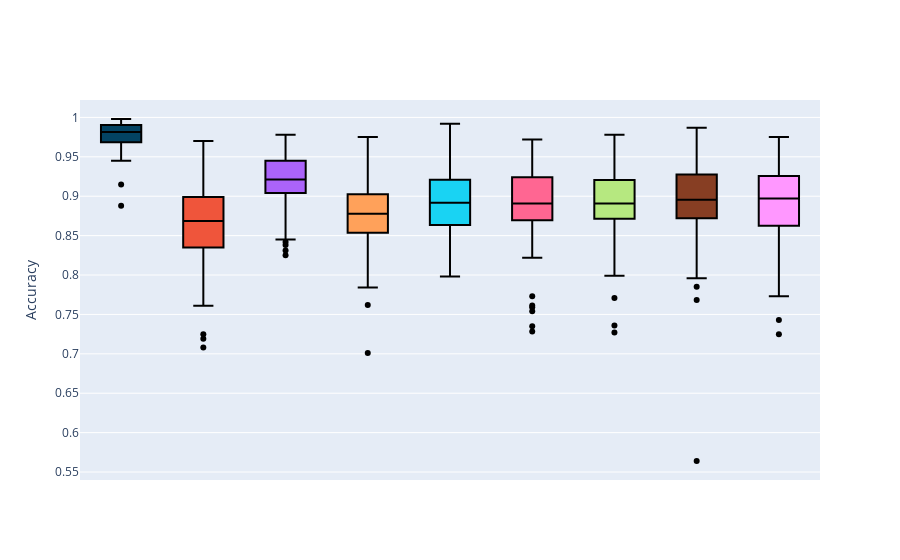

The code cell stored with this chart in its notebook:
### Markdown cell above
#### Violin Plots

### Code cell
#violin plots for model performamces
ma_i=copy.deepcopy(ma)
ma_i=ma_i.rename(columns={'CGAN_BASIC_DJ_SUPERVISED_CLASSIFIER':'CGAN_BASIC_SUPERVISED_CLASSIFIER'})



model_names_d2 = ['FULLY_SUPERVISED_CLASSIFIER',
               'CGAN_BASIC_SUPERVISED_CLASSIFIER',
               'VAT',
               'TRIPLE_GAN',
               'SSL_GAN',
               'SSL_VAE',
               'ENTROPY_MINIMISATION',
                'LABEL_PROPAGATION',
               'PARTIAL_SUPERVISED_CLASSIFIER']


ma_i=ma_i[model_names_d2]

for m in model_names_d2:
    ma_i[m]=[float(result.split('|')[0]) for result in ma_i[m]]
    
    
#get colours



fig = go.Figure()
for m in model_names_d2:
    fig.add_trace(go.Box(x=[m]*ma_i.shape[0],
                            y=ma_i[m],
                            name=m,
                        fillcolor=colours_dict[m],
                        marker_color="black"))


#fig.add_layout_image(dict(
#    source='causal_graphs/cg2.png',
#    x=0.7,
#    y=1,
#    )
#)
#fig.update_yaxes(range=list(...))
#ig.update_xaxes(title_text='Time')
fig.update_yaxes(title_text='Accuracy')
fig.update_xaxes(showticklabels=False)

fig.update_layout(showlegend=False)

fig.show()
fig.write_image("/media/krillman/240GB_DATA/codes2/SSL_GCM/collating_results/images/test_acc_g2_10000.png")

### Figure 1 — Plotly figure (JSON) as saved in the notebook; plotly's stock layout.template omitted (floating-point values rounded to 4 significant figures)
{"data": [{"fillcolor": "#034363", "marker": {"color": "black"}, "name": "FULLY_SUPERVISED_CLASSIFIER", "type": "box", "x": ["FULLY_SUPERVISED_CLASSIFIER", "FULLY_SUPERVISED_CLASSIFIER", "FULLY_SUPERVISED_CLASSIFIER", "FULLY_SUPERVISED_CLASSIFIER", "FULLY_SUPERVISED_CLASSIFIER", "FULLY_SUPERVISED_CLASSIFIER", "FULLY_SUPERVISED_CLASSIFIER", "FULLY_SUPERVISED_CLASSIFIER", "FULLY_SUPERVISED_CLASSIFIER", "FULLY_SUPERVISED_CLASSIFIER", "FULLY_SUPERVISED_CLASSIFIER", "FULLY_SUPERVISED_CLASSIFIER", "FULLY_SUPERVISED_CLASSIFIER", "FULLY_SUPERVISED_CLASSIFIER", "FULLY_SUPERVISED_CLASSIFIER", "FULLY_SUPERVISED_CLASSIFIER", "FULLY_SUPERVISED_CLASSIFIER", "FULLY_SUPERVISED_CLASSIFIER", "FULLY_SUPERVISED_CLASSIFIER", "FULLY_SUPERVISED_CLASSIFIER", "FULLY_SUPERVISED_CLASSIFIER", "FULLY_SUPERVISED_CLASSIFIER", "FULLY_SUPERVISED_CLASSIFIER", "FULLY_SUPERVISED_CLASSIFIER", "FULLY_SUPERVISED_CLASSIFIER", "FULLY_SUPERVISED_CLASSIFIER", "FULLY_SUPERVISED_CLASSIFIER", "FULLY_SUPERVISED_CLASSIFIER", "FULLY_SUPERVISED_CLASSIFIER", "FULLY_SUPERVISED_CLASSIFIER", "FULLY_SUPERVISED_CLASSIFIER", "FULLY_SUPERVISED_CLASSIFIER", "FULLY_SUPERVISED_CLASSIFIER", "FULLY_SUPERVISED_CLASSIFIER", "FULLY_SUPERVISED_CLASSIFIER", "FULLY_SUPERVISED_CLASSIFIER", "FULLY_SUPERVISED_CLASSIFIER", "FULLY_SUPERVISED_CLASSIFIER", "FULLY_SUPERVISED_CLASSIFIER", "FULLY_SUPERVISED_CLASSIFIER", "FULLY_SUPERVISED_CLASSIFIER", "FULLY_SUPERVISED_CLASSIFIER", "FULLY_SUPERVISED_CLASSIFIER", "FULLY_SUPERVISED_CLASSIFIER", "FULLY_SUPERVISED_CLASSIFIER", "FULLY_SUPERVISED_CLASSIFIER", "FULLY_SUPERVISED_CLASSIFIER", "FULLY_SUPERVISED_CLASSIFIER", "FULLY_SUPERVISED_CLASSIFIER", "FULLY_SUPERVISED_CLASSIFIER", "FULLY_SUPERVISED_CLASSIFIER", "FULLY_SUPERVISED_CLASSIFIER", "FULLY_SUPERVISED_CLASSIFIER", "FULLY_SUPERVISED_CLASSIFIER", "FULLY_SUPERVISED_CLASSIFIER", "FULLY_SUPERVISED_CLASSIFIER", "FULLY_SUPERVISED_CLASSIFIER", "FULLY_SUPERVISED_CLASSIFIER", "FULLY_SUPERVISED_CLASSIFIER", "FULLY_SUPERVISED_CLASSIFIER", "FULLY_SUPERVISED_CLASSIFIER", "FULLY_SUPERVISED_CLASSIFIER", "FULLY_SUPERVISED_CLASSIFIER", "FULLY_SUPERVISED_CLASSIFIER", "FULLY_SUPERVISED_CLASSIFIER", "FULLY_SUPERVISED_CLASSIFIER", "FULLY_SUPERVISED_CLASSIFIER", "FULLY_SUPERVISED_CLASSIFIER", "FULLY_SUPERVISED_CLASSIFIER", "FULLY_SUPERVISED_CLASSIFIER", "FULLY_SUPERVISED_CLASSIFIER", "FULLY_SUPERVISED_CLASSIFIER", "FULLY_SUPERVISED_CLASSIFIER", "FULLY_SUPERVISED_CLASSIFIER", "FULLY_SUPERVISED_CLASSIFIER", "FULLY_SUPERVISED_CLASSIFIER", "FULLY_SUPERVISED_CLASSIFIER", "FULLY_SUPERVISED_CLASSIFIER", "FULLY_SUPERVISED_CLASSIFIER", "FULLY_SUPERVISED_CLASSIFIER", "FULLY_SUPERVISED_CLASSIFIER", "FULLY_SUPERVISED_CLASSIFIER", "FULLY_SUPERVISED_CLASSIFIER", "FULLY_SUPERVISED_CLASSIFIER", "FULLY_SUPERVISED_CLASSIFIER", "FULLY_SUPERVISED_CLASSIFIER", "FULLY_SUPERVISED_CLASSIFIER", "FULLY_SUPERVISED_CLASSIFIER", "FULLY_SUPERVISED_CLASSIFIER", "FULLY_SUPERVISED_CLASSIFIER", "FULLY_SUPERVISED_CLASSIFIER", "FULLY_SUPERVISED_CLASSIFIER", "FULLY_SUPERVISED_CLASSIFIER", "FULLY_SUPERVISED_CLASSIFIER", "FULLY_SUPERVISED_CLASSIFIER", "FULLY_SUPERVISED_CLASSIFIER", "FULLY_SUPERVISED_CLASSIFIER", "FULLY_SUPERVISED_CLASSIFIER", "FULLY_SUPERVISED_CLASSIFIER", "FULLY_SUPERVISED_CLASSIFIER"], "y": [0.964, 0.945, 0.996, 0.979, 0.987, 0.966, 0.983, 0.989, 0.988, 0.996, 0.968, 0.995, 0.957, 0.993, 0.96, 0.996, 0.978, 0.968, 0.982, 0.984, 0.975, 0.983, 0.994, 0.997, 0.962, 0.965, 0.99, 0.991, 0.974, 0.978, 0.969, 0.994, 0.981, 0.983, 0.975, 0.974, 0.956, 0.989, 0.959, 0.957, 0.915, 0.992, 0.966, 0.96, 0.888, 0.976, 0.976, 0.968, 0.994, 0.993, 0.971, 0.98, 0.983, 0.991, 0.996, 0.996, 0.962, 0.997, 0.989, 0.982, 0.991, 0.99, 0.99, 0.971, 0.953, 0.964, 0.977, 0.99, 0.981, 0.981, 0.979, 0.99, 0.952, 0.997, 0.979, 0.965, 0.995, 0.985, 0.969, 0.986, 0.966, 0.979, 0.973, 0.992, 0.996, 0.99, 0.994, 0.969, 0.975, 0.995, 0.994, 0.982, 0.984, 0.952, 0.989, 0.986, 0.965, 0.986, 0.978, 0.998]}, {"fillcolor": "#EF553B", "marker": {"color": "black"}, "name": "CGAN_BASIC_SUPERVISED_CLASSIFIER", "type": "box", "x": ["CGAN_BASIC_SUPERVISED_CLASSIFIER", "CGAN_BASIC_SUPERVISED_CLASSIFIER", "CGAN_BASIC_SUPERVISED_CLASSIFIER", "CGAN_BASIC_SUPERVISED_CLASSIFIER", "CGAN_BASIC_SUPERVISED_CLASSIFIER", "CGAN_BASIC_SUPERVISED_CLASSIFIER", "CGAN_BASIC_SUPERVISED_CLASSIFIER", "CGAN_BASIC_SUPERVISED_CLASSIFIER", "CGAN_BASIC_SUPERVISED_CLASSIFIER", "CGAN_BASIC_SUPERVISED_CLASSIFIER", "CGAN_BASIC_SUPERVISED_CLASSIFIER", "CGAN_BASIC_SUPERVISED_CLASSIFIER", "CGAN_BASIC_SUPERVISED_CLASSIFIER", "CGAN_BASIC_SUPERVISED_CLASSIFIER", "CGAN_BASIC_SUPERVISED_CLASSIFIER", "CGAN_BASIC_SUPERVISED_CLASSIFIER", "CGAN_BASIC_SUPERVISED_CLASSIFIER", "CGAN_BASIC_SUPERVISED_CLASSIFIER", "CGAN_BASIC_SUPERVISED_CLASSIFIER", "CGAN_BASIC_SUPERVISED_CLASSIFIER", "CGAN_BASIC_SUPERVISED_CLASSIFIER", "CGAN_BASIC_SUPERVISED_CLASSIFIER", "CGAN_BASIC_SUPERVISED_CLASSIFIER", "CGAN_BASIC_SUPERVISED_CLASSIFIER", "CGAN_BASIC_SUPERVISED_CLASSIFIER", "CGAN_BASIC_SUPERVISED_CLASSIFIER", "CGAN_BASIC_SUPERVISED_CLASSIFIER", "CGAN_BASIC_SUPERVISED_CLASSIFIER", "CGAN_BASIC_SUPERVISED_CLASSIFIER", "CGAN_BASIC_SUPERVISED_CLASSIFIER", "CGAN_BASIC_SUPERVISED_CLASSIFIER", "CGAN_BASIC_SUPERVISED_CLASSIFIER", "CGAN_BASIC_SUPERVISED_CLASSIFIER", "CGAN_BASIC_SUPERVISED_CLASSIFIER", "CGAN_BASIC_SUPERVISED_CLASSIFIER", "CGAN_BASIC_SUPERVISED_CLASSIFIER", "CGAN_BASIC_SUPERVISED_CLASSIFIER", "CGAN_BASIC_SUPERVISED_CLASSIFIER", "CGAN_BASIC_SUPERVISED_CLASSIFIER", "CGAN_BASIC_SUPERVISED_CLASSIFIER", "CGAN_BASIC_SUPERVISED_CLASSIFIER", "CGAN_BASIC_SUPERVISED_CLASSIFIER", "CGAN_BASIC_SUPERVISED_CLASSIFIER", "CGAN_BASIC_SUPERVISED_CLASSIFIER", "CGAN_BASIC_SUPERVISED_CLASSIFIER", "CGAN_BASIC_SUPERVISED_CLASSIFIER", "CGAN_BASIC_SUPERVISED_CLASSIFIER", "CGAN_BASIC_SUPERVISED_CLASSIFIER", "CGAN_BASIC_SUPERVISED_CLASSIFIER", "CGAN_BASIC_SUPERVISED_CLASSIFIER", "CGAN_BASIC_SUPERVISED_CLASSIFIER", "CGAN_BASIC_SUPERVISED_CLASSIFIER", "CGAN_BASIC_SUPERVISED_CLASSIFIER", "CGAN_BASIC_SUPERVISED_CLASSIFIER", "CGAN_BASIC_SUPERVISED_CLASSIFIER", "CGAN_BASIC_SUPERVISED_CLASSIFIER", "CGAN_BASIC_SUPERVISED_CLASSIFIER", "CGAN_BASIC_SUPERVISED_CLASSIFIER", "CGAN_BASIC_SUPERVISED_CLASSIFIER", "CGAN_BASIC_SUPERVISED_CLASSIFIER", "CGAN_BASIC_SUPERVISED_CLASSIFIER", "CGAN_BASIC_SUPERVISED_CLASSIFIER", "CGAN_BASIC_SUPERVISED_CLASSIFIER", "CGAN_BASIC_SUPERVISED_CLASSIFIER", "CGAN_BASIC_SUPERVISED_CLASSIFIER", "CGAN_BASIC_SUPERVISED_CLASSIFIER", "CGAN_BASIC_SUPERVISED_CLASSIFIER", "CGAN_BASIC_SUPERVISED_CLASSIFIER", "CGAN_BASIC_SUPERVISED_CLASSIFIER", "CGAN_BASIC_SUPERVISED_CLASSIFIER", "CGAN_BASIC_SUPERVISED_CLASSIFIER", "CGAN_BASIC_SUPERVISED_CLASSIFIER", "CGAN_BASIC_SUPERVISED_CLASSIFIER", "CGAN_BASIC_SUPERVISED_CLASSIFIER", "CGAN_BASIC_SUPERVISED_CLASSIFIER", "CGAN_BASIC_SUPERVISED_CLASSIFIER", "CGAN_BASIC_SUPERVISED_CLASSIFIER", "CGAN_BASIC_SUPERVISED_CLASSIFIER", "CGAN_BASIC_SUPERVISED_CLASSIFIER", "CGAN_BASIC_SUPERVISED_CLASSIFIER", "CGAN_BASIC_SUPERVISED_CLASSIFIER", "CGAN_BASIC_SUPERVISED_CLASSIFIER", "CGAN_BASIC_SUPERVISED_CLASSIFIER", "CGAN_BASIC_SUPERVISED_CLASSIFIER", "CGAN_BASIC_SUPERVISED_CLASSIFIER", "CGAN_BASIC_SUPERVISED_CLASSIFIER", "CGAN_BASIC_SUPERVISED_CLASSIFIER", "CGAN_BASIC_SUPERVISED_CLASSIFIER", "CGAN_BASIC_SUPERVISED_CLASSIFIER", "CGAN_BASIC_SUPERVISED_CLASSIFIER", "CGAN_BASIC_SUPERVISED_CLASSIFIER", "CGAN_BASIC_SUPERVISED_CLASSIFIER", "CGAN_BASIC_SUPERVISED_CLASSIFIER", "CGAN_BASIC_SUPERVISED_CLASSIFIER", "CGAN_BASIC_SUPERVISED_CLASSIFIER", "CGAN_BASIC_SUPERVISED_CLASSIFIER", "CGAN_BASIC_SUPERVISED_CLASSIFIER", "CGAN_BASIC_SUPERVISED_CLASSIFIER", "CGAN_BASIC_SUPERVISED_CLASSIFIER", "CGAN_BASIC_SUPERVISED_CLASSIFIER"], "y": [0.932, 0.761, 0.8731, 0.839, 0.915, 0.852, 0.8791, 0.8052, 0.8062, 0.78, 0.885, 0.871, 0.913, 0.8601, 0.916, 0.97, 0.797, 0.876, 0.818, 0.766, 0.8462, 0.894, 0.926, 0.925, 0.866, 0.8651, 0.883, 0.883, 0.8611, 0.725, 0.868, 0.899, 0.848, 0.771, 0.893, 0.8941, 0.7662, 0.908, 0.807, 0.851, 0.89, 0.9191, 0.9281, 0.7952, 0.827, 0.93, 0.855, 0.911, 0.856, 0.919, 0.8412, 0.846, 0.83, 0.8911, 0.8641, 0.8253, 0.869, 0.867, 0.79, 0.88, 0.909, 0.909, 0.9491, 0.888, 0.812, 0.813, 0.862, 0.9361, 0.837, 0.881, 0.834, 0.708, 0.895, 0.9421, 0.9211, 0.877, 0.825, 0.883, 0.859, 0.895, 0.863, 0.889, 0.719, 0.952, 0.822, 0.8991, 0.87, 0.911, 0.844, 0.874, 0.921, 0.862, 0.895, 0.8362, 0.9001, 0.8443, 0.809, 0.853, 0.7772, 0.905]}, {"fillcolor": "#AB63FA", "marker": {"color": "black"}, "name": "VAT", "type": "box", "x": ["VAT", "VAT", "VAT", "VAT", "VAT", "VAT", "VAT", "VAT", "VAT", "VAT", "VAT", "VAT", "VAT", "VAT", "VAT", "VAT", "VAT", "VAT", "VAT", "VAT", "VAT", "VAT", "VAT", "VAT", "VAT", "VAT", "VAT", "VAT", "VAT", "VAT", "VAT", "VAT", "VAT", "VAT", "VAT", "VAT", "VAT", "VAT", "VAT", "VAT", "VAT", "VAT", "VAT", "VAT", "VAT", "VAT", "VAT", "VAT", "VAT", "VAT", "VAT", "VAT", "VAT", "VAT", "VAT", "VAT", "VAT", "VAT", "VAT", "VAT", "VAT", "VAT", "VAT", "VAT", "VAT", "VAT", "VAT", "VAT", "VAT", "VAT", "VAT", "VAT", "VAT", "VAT", "VAT", "VAT", "VAT", "VAT", "VAT", "VAT", "VAT", "VAT", "VAT", "VAT", "VAT", "VAT", "VAT", "VAT", "VAT", "VAT", "VAT", "VAT", "VAT", "VAT", "VAT", "VAT", "VAT", "VAT", "VAT", "VAT"], "y": [0.918, 0.891, 0.9001, 0.882, 0.963, 0.878, 0.959, 0.957, 0.9321, 0.898, 0.857, 0.953, 0.972, 0.9231, 0.949, 0.967, 0.831, 0.918, 0.934, 0.91, 0.9121, 0.886, 0.936, 0.976, 0.935, 0.8821, 0.947, 0.923, 0.9041, 0.913, 0.952, 0.933, 0.94, 0.838, 0.964, 0.9191, 0.964, 0.938, 0.941, 0.889, 0.907, 0.9251, 0.974, 0.9201, 0.89, 0.964, 0.935, 0.931, 0.889, 0.948, 0.9341, 0.943, 0.907, 0.9431, 0.9121, 0.9651, 0.903, 0.939, 0.879, 0.894, 0.927, 0.966, 0.971, 0.978, 0.904, 0.877, 0.908, 0.951, 0.845, 0.934, 0.855, 0.875, 0.975, 0.958, 0.9481, 0.886, 0.878, 0.95, 0.959, 0.94, 0.842, 0.927, 0.825, 0.9213, 0.9213, 0.9213, 0.9213, 0.9213, 0.9213, 0.9213, 0.9213, 0.9213, 0.9213, 0.9213, 0.9213, 0.9213, 0.9213, 0.9213, 0.9213, 0.9213]}, {"fillcolor": "#FFA15A", "marker": {"color": "black"}, "name": "TRIPLE_GAN", "type": "box", "x": ["TRIPLE_GAN", "TRIPLE_GAN", "TRIPLE_GAN", "TRIPLE_GAN", "TRIPLE_GAN", "TRIPLE_GAN", "TRIPLE_GAN", "TRIPLE_GAN", "TRIPLE_GAN", "TRIPLE_GAN", "TRIPLE_GAN", "TRIPLE_GAN", "TRIPLE_GAN", "TRIPLE_GAN", "TRIPLE_GAN", "TRIPLE_GAN", "TRIPLE_GAN", "TRIPLE_GAN", "TRIPLE_GAN", "TRIPLE_GAN", "TRIPLE_GAN", "TRIPLE_GAN", "TRIPLE_GAN", "TRIPLE_GAN", "TRIPLE_GAN", "TRIPLE_GAN", "TRIPLE_GAN", "TRIPLE_GAN", "TRIPLE_GAN", "TRIPLE_GAN", "TRIPLE_GAN", "TRIPLE_GAN", "TRIPLE_GAN", "TRIPLE_GAN", "TRIPLE_GAN", "TRIPLE_GAN", "TRIPLE_GAN", "TRIPLE_GAN", "TRIPLE_GAN", "TRIPLE_GAN", "TRIPLE_GAN", "TRIPLE_GAN", "TRIPLE_GAN", "TRIPLE_GAN", "TRIPLE_GAN", "TRIPLE_GAN", "TRIPLE_GAN", "TRIPLE_GAN", "TRIPLE_GAN", "TRIPLE_GAN", "TRIPLE_GAN", "TRIPLE_GAN", "TRIPLE_GAN", "TRIPLE_GAN", "TRIPLE_GAN", "TRIPLE_GAN", "TRIPLE_GAN", "TRIPLE_GAN", "TRIPLE_GAN", "TRIPLE_GAN", "TRIPLE_GAN", "TRIPLE_GAN", "TRIPLE_GAN", "TRIPLE_GAN", "TRIPLE_GAN", "TRIPLE_GAN", "TRIPLE_GAN", "TRIPLE_GAN", "TRIPLE_GAN", "TRIPLE_GAN", "TRIPLE_GAN", "TRIPLE_GAN", "TRIPLE_GAN", "TRIPLE_GAN", "TRIPLE_GAN", "TRIPLE_GAN", "TRIPLE_GAN", "TRIPLE_GAN", "TRIPLE_GAN", "TRIPLE_GAN", "TRIPLE_GAN", "TRIPLE_GAN", "TRIPLE_GAN", "TRIPLE_GAN", "TRIPLE_GAN", "TRIPLE_GAN", "TRIPLE_GAN", "TRIPLE_GAN", "TRIPLE_GAN", "TRIPLE_GAN", "TRIPLE_GAN", "TRIPLE_GAN", "TRIPLE_GAN", "TRIPLE_GAN", "TRIPLE_GAN", "TRIPLE_GAN", "TRIPLE_GAN", "TRIPLE_GAN", "TRIPLE_GAN", "TRIPLE_GAN"], "y": [0.918, 0.874, 0.8442, 0.88, 0.817, 0.809, 0.953, 0.8781, 0.7842, 0.889, 0.838, 0.934, 0.877, 0.9491, 0.911, 0.921, 0.82, 0.819, 0.807, 0.844, 0.8901, 0.848, 0.936, 0.923, 0.92, 0.8521, 0.869, 0.889, 0.9291, 0.866, 0.881, 0.914, 0.926, 0.863, 0.915, 0.953, 0.8501, 0.893, 0.882, 0.869, 0.89, 0.8801, 0.97, 0.9201, 0.878, 0.914, 0.893, 0.877, 0.848, 0.882, 0.8831, 0.855, 0.886, 0.8971, 0.8811, 0.8094, 0.891, 0.908, 0.855, 0.943, 0.798, 0.968, 0.958, 0.969, 0.81, 0.826, 0.873, 0.8721, 0.865, 0.888, 0.875, 0.819, 0.975, 0.9081, 0.8482, 0.797, 0.701, 0.839, 0.943, 0.886, 0.829, 0.837, 0.762, 0.8776, 0.8776, 0.8776, 0.8776, 0.8776, 0.8776, 0.8776, 0.8776, 0.8776, 0.8776, 0.8776, 0.8776, 0.8776, 0.8776, 0.8776, 0.8776, 0.8776]}, {"fillcolor": "#19D3F3", "marker": {"color": "black"}, "name": "SSL_GAN", "type": "box", "x": ["SSL_GAN", "SSL_GAN", "SSL_GAN", "SSL_GAN", "SSL_GAN", "SSL_GAN", "SSL_GAN", "SSL_GAN", "SSL_GAN", "SSL_GAN", "SSL_GAN", "SSL_GAN", "SSL_GAN", "SSL_GAN", "SSL_GAN", "SSL_GAN", "SSL_GAN", "SSL_GAN", "SSL_GAN", "SSL_GAN", "SSL_GAN", "SSL_GAN", "SSL_GAN", "SSL_GAN", "SSL_GAN", "SSL_GAN", "SSL_GAN", "SSL_GAN", "SSL_GAN", "SSL_GAN", "SSL_GAN", "SSL_GAN", "SSL_GAN", "SSL_GAN", "SSL_GAN", "SSL_GAN", "SSL_GAN", "SSL_GAN", "SSL_GAN", "SSL_GAN", "SSL_GAN", "SSL_GAN", "SSL_GAN", "SSL_GAN", "SSL_GAN", "SSL_GAN", "SSL_GAN", "SSL_GAN", "SSL_GAN", "SSL_GAN", "SSL_GAN", "SSL_GAN", "SSL_GAN", "SSL_GAN", "SSL_GAN", "SSL_GAN", "SSL_GAN", "SSL_GAN", "SSL_GAN", "SSL_GAN", "SSL_GAN", "SSL_GAN", "SSL_GAN", "SSL_GAN", "SSL_GAN", "SSL_GAN", "SSL_GAN", "SSL_GAN", "SSL_GAN", "SSL_GAN", "SSL_GAN", "SSL_GAN", "SSL_GAN", "SSL_GAN", "SSL_GAN", "SSL_GAN", "SSL_GAN", "SSL_GAN", "SSL_GAN", "SSL_GAN", "SSL_GAN", "SSL_GAN", "SSL_GAN", "SSL_GAN", "SSL_GAN", "SSL_GAN", "SSL_GAN", "SSL_GAN", "SSL_GAN", "SSL_GAN", "SSL_GAN", "SSL_GAN", "SSL_GAN", "SSL_GAN", "SSL_GAN", "SSL_GAN", "SSL_GAN", "SSL_GAN", "SSL_GAN", "SSL_GAN"], "y": [0.938, 0.852, 0.8761, 0.898, 0.929, 0.86, 0.957, 0.8322, 0.8372, 0.842, 0.823, 0.887, 0.911, 0.9221, 0.944, 0.939, 0.919, 0.883, 0.948, 0.874, 0.8352, 0.872, 0.934, 0.992, 0.921, 0.8501, 0.882, 0.899, 0.8681, 0.902, 0.839, 0.9, 0.932, 0.863, 0.945, 0.8931, 0.7982, 0.924, 0.931, 0.85, 0.915, 0.8961, 0.954, 0.8561, 0.807, 0.96, 0.848, 0.922, 0.904, 0.941, 0.9201, 0.827, 0.883, 0.9121, 0.8691, 0.9421, 0.881, 0.9, 0.913, 0.884, 0.901, 0.942, 0.9331, 0.955, 0.873, 0.86, 0.864, 0.9391, 0.855, 0.865, 0.86, 0.921, 0.926, 0.9411, 0.8981, 0.855, 0.836, 0.846, 0.848, 0.895, 0.851, 0.918, 0.806, 0.8919, 0.8919, 0.8919, 0.8919, 0.8919, 0.8919, 0.8919, 0.8919, 0.8919, 0.8919, 0.8919, 0.8919, 0.8919, 0.8919, 0.8919, 0.8919, 0.8919]}, {"fillcolor": "#FF6692", "marker": {"color": "black"}, "name": "SSL_VAE", "type": "box", "x": ["SSL_VAE", "SSL_VAE", "SSL_VAE", "SSL_VAE", "SSL_VAE", "SSL_VAE", "SSL_VAE", "SSL_VAE", "SSL_VAE", "SSL_VAE", "SSL_VAE", "SSL_VAE", "SSL_VAE", "SSL_VAE", "SSL_VAE", "SSL_VAE", "SSL_VAE", "SSL_VAE", "SSL_VAE", "SSL_VAE", "SSL_VAE", "SSL_VAE", "SSL_VAE", "SSL_VAE", "SSL_VAE", "SSL_VAE", "SSL_VAE", "SSL_VAE", "SSL_VAE", "SSL_VAE", "SSL_VAE", "SSL_VAE", "SSL_VAE", "SSL_VAE", "SSL_VAE", "SSL_VAE", "SSL_VAE", "SSL_VAE", "SSL_VAE", "SSL_VAE", "SSL_VAE", "SSL_VAE", "SSL_VAE", "SSL_VAE", "SSL_VAE", "SSL_VAE", "SSL_VAE", "SSL_VAE", "SSL_VAE", "SSL_VAE", "SSL_VAE", "SSL_VAE", "SSL_VAE", "SSL_VAE", "SSL_VAE", "SSL_VAE", "SSL_VAE", "SSL_VAE", "SSL_VAE", "SSL_VAE", "SSL_VAE", "SSL_VAE", "SSL_VAE", "SSL_VAE", "SSL_VAE", "SSL_VAE", "SSL_VAE", "SSL_VAE", "SSL_VAE", "SSL_VAE", "SSL_VAE", "SSL_VAE", "SSL_VAE", "SSL_VAE", "SSL_VAE", "SSL_VAE", "SSL_VAE", "SSL_VAE", "SSL_VAE", "SSL_VAE", "SSL_VAE", "SSL_VAE", "SSL_VAE", "SSL_VAE", "SSL_VAE", "SSL_VAE", "SSL_VAE", "SSL_VAE", "SSL_VAE", "SSL_VAE", "SSL_VAE", "SSL_VAE", "SSL_VAE", "SSL_VAE", "SSL_VAE", "SSL_VAE", "SSL_VAE", "SSL_VAE", "SSL_VAE", "SSL_VAE"], "y": [0.94, 0.828, 0.9051, 0.902, 0.923, 0.854, 0.8671, 0.9051, 0.7612, 0.874, 0.846, 0.904, 0.942, 0.9151, 0.939, 0.965, 0.864, 0.928, 0.94, 0.847, 0.7283, 0.901, 0.892, 0.943, 0.915, 0.8272, 0.884, 0.922, 0.8981, 0.889, 0.895, 0.925, 0.932, 0.754, 0.929, 0.9111, 0.8641, 0.922, 0.935, 0.896, 0.951, 0.9261, 0.969, 0.8551, 0.87, 0.972, 0.822, 0.882, 0.887, 0.916, 0.9281, 0.773, 0.857, 0.9061, 0.8841, 0.9491, 0.939, 0.926, 0.824, 0.884, 0.892, 0.953, 0.951, 0.926, 0.899, 0.891, 0.853, 0.9491, 0.831, 0.891, 0.866, 0.92, 0.971, 0.953, 0.8911, 0.859, 0.867, 0.919, 0.861, 0.899, 0.735, 0.869, 0.759, 0.8908, 0.8908, 0.8908, 0.8908, 0.8908, 0.8908, 0.8908, 0.8908, 0.8908, 0.8908, 0.8908, 0.8908, 0.8908, 0.8908, 0.8908, 0.8908, 0.8908]}, {"fillcolor": "#B6E880", "marker": {"color": "black"}, "name": "ENTROPY_MINIMISATION", "type": "box", "x": ["ENTROPY_MINIMISATION", "ENTROPY_MINIMISATION", "ENTROPY_MINIMISATION", "ENTROPY_MINIMISATION", "ENTROPY_MINIMISATION", "ENTROPY_MINIMISATION", "ENTROPY_MINIMISATION", "ENTROPY_MINIMISATION", "ENTROPY_MINIMISATION", "ENTROPY_MINIMISATION", "ENTROPY_MINIMISATION", "ENTROPY_MINIMISATION", "ENTROPY_MINIMISATION", "ENTROPY_MINIMISATION", "ENTROPY_MINIMISATION", "ENTROPY_MINIMISATION", "ENTROPY_MINIMISATION", "ENTROPY_MINIMISATION", "ENTROPY_MINIMISATION", "ENTROPY_MINIMISATION", "ENTROPY_MINIMISATION", "ENTROPY_MINIMISATION", "ENTROPY_MINIMISATION", "ENTROPY_MINIMISATION", "ENTROPY_MINIMISATION", "ENTROPY_MINIMISATION", "ENTROPY_MINIMISATION", "ENTROPY_MINIMISATION", "ENTROPY_MINIMISATION", "ENTROPY_MINIMISATION", "ENTROPY_MINIMISATION", "ENTROPY_MINIMISATION", "ENTROPY_MINIMISATION", "ENTROPY_MINIMISATION", "ENTROPY_MINIMISATION", "ENTROPY_MINIMISATION", "ENTROPY_MINIMISATION", "ENTROPY_MINIMISATION", "ENTROPY_MINIMISATION", "ENTROPY_MINIMISATION", "ENTROPY_MINIMISATION", "ENTROPY_MINIMISATION", "ENTROPY_MINIMISATION", "ENTROPY_MINIMISATION", "ENTROPY_MINIMISATION", "ENTROPY_MINIMISATION", "ENTROPY_MINIMISATION", "ENTROPY_MINIMISATION", "ENTROPY_MINIMISATION", "ENTROPY_MINIMISATION", "ENTROPY_MINIMISATION", "ENTROPY_MINIMISATION", "ENTROPY_MINIMISATION", "ENTROPY_MINIMISATION", "ENTROPY_MINIMISATION", "ENTROPY_MINIMISATION", "ENTROPY_MINIMISATION", "ENTROPY_MINIMISATION", "ENTROPY_MINIMISATION", "ENTROPY_MINIMISATION", "ENTROPY_MINIMISATION", "ENTROPY_MINIMISATION", "ENTROPY_MINIMISATION", "ENTROPY_MINIMISATION", "ENTROPY_MINIMISATION", "ENTROPY_MINIMISATION", "ENTROPY_MINIMISATION", "ENTROPY_MINIMISATION", "ENTROPY_MINIMISATION", "ENTROPY_MINIMISATION", "ENTROPY_MINIMISATION", "ENTROPY_MINIMISATION", "ENTROPY_MINIMISATION", "ENTROPY_MINIMISATION", "ENTROPY_MINIMISATION", "ENTROPY_MINIMISATION", "ENTROPY_MINIMISATION", "ENTROPY_MINIMISATION", "ENTROPY_MINIMISATION", "ENTROPY_MINIMISATION", "ENTROPY_MINIMISATION", "ENTROPY_MINIMISATION", "ENTROPY_MINIMISATION", "ENTROPY_MINIMISATION", "ENTROPY_MINIMISATION", "ENTROPY_MINIMISATION", "ENTROPY_MINIMISATION", "ENTROPY_MINIMISATION", "ENTROPY_MINIMISATION", "ENTROPY_MINIMISATION", "ENTROPY_MINIMISATION", "ENTROPY_MINIMISATION", "ENTROPY_MINIMISATION", "ENTROPY_MINIMISATION", "ENTROPY_MINIMISATION", "ENTROPY_MINIMISATION", "ENTROPY_MINIMISATION", "ENTROPY_MINIMISATION", "ENTROPY_MINIMISATION", "ENTROPY_MINIMISATION"], "y": [0.914, 0.866, 0.8601, 0.866, 0.935, 0.828, 0.957, 0.9151, 0.8212, 0.87, 0.816, 0.907, 0.966, 0.9361, 0.902, 0.942, 0.812, 0.917, 0.924, 0.727, 0.8881, 0.855, 0.918, 0.968, 0.924, 0.8831, 0.871, 0.91, 0.8641, 0.896, 0.892, 0.903, 0.927, 0.875, 0.882, 0.8761, 0.8372, 0.925, 0.928, 0.881, 0.916, 0.9341, 0.8771, 0.8641, 0.827, 0.968, 0.854, 0.938, 0.917, 0.941, 0.9231, 0.736, 0.94, 0.9251, 0.8941, 0.9022, 0.907, 0.87, 0.799, 0.901, 0.901, 0.933, 0.9471, 0.899, 0.859, 0.883, 0.875, 0.9041, 0.843, 0.872, 0.864, 0.886, 0.978, 0.957, 0.8901, 0.86, 0.88, 0.928, 0.932, 0.893, 0.824, 0.931, 0.771, 0.8907, 0.8907, 0.8907, 0.8907, 0.8907, 0.8907, 0.8907, 0.8907, 0.8907, 0.8907, 0.8907, 0.8907, 0.8907, 0.8907, 0.8907, 0.8907, 0.8907]}, {"fillcolor": "#873E23", "marker": {"color": "black"}, "name": "LABEL_PROPAGATION", "type": "box", "x": ["LABEL_PROPAGATION", "LABEL_PROPAGATION", "LABEL_PROPAGATION", "LABEL_PROPAGATION", "LABEL_PROPAGATION", "LABEL_PROPAGATION", "LABEL_PROPAGATION", "LABEL_PROPAGATION", "LABEL_PROPAGATION", "LABEL_PROPAGATION", "LABEL_PROPAGATION", "LABEL_PROPAGATION", "LABEL_PROPAGATION", "LABEL_PROPAGATION", "LABEL_PROPAGATION", "LABEL_PROPAGATION", "LABEL_PROPAGATION", "LABEL_PROPAGATION", "LABEL_PROPAGATION", "LABEL_PROPAGATION", "LABEL_PROPAGATION", "LABEL_PROPAGATION", "LABEL_PROPAGATION", "LABEL_PROPAGATION", "LABEL_PROPAGATION", "LABEL_PROPAGATION", "LABEL_PROPAGATION", "LABEL_PROPAGATION", "LABEL_PROPAGATION", "LABEL_PROPAGATION", "LABEL_PROPAGATION", "LABEL_PROPAGATION", "LABEL_PROPAGATION", "LABEL_PROPAGATION", "LABEL_PROPAGATION", "LABEL_PROPAGATION", "LABEL_PROPAGATION", "LABEL_PROPAGATION", "LABEL_PROPAGATION", "LABEL_PROPAGATION", "LABEL_PROPAGATION", "LABEL_PROPAGATION", "LABEL_PROPAGATION", "LABEL_PROPAGATION", "LABEL_PROPAGATION", "LABEL_PROPAGATION", "LABEL_PROPAGATION", "LABEL_PROPAGATION", "LABEL_PROPAGATION", "LABEL_PROPAGATION", "LABEL_PROPAGATION", "LABEL_PROPAGATION", "LABEL_PROPAGATION", "LABEL_PROPAGATION", "LABEL_PROPAGATION", "LABEL_PROPAGATION", "LABEL_PROPAGATION", "LABEL_PROPAGATION", "LABEL_PROPAGATION", "LABEL_PROPAGATION", "LABEL_PROPAGATION", "LABEL_PROPAGATION", "LABEL_PROPAGATION", "LABEL_PROPAGATION", "LABEL_PROPAGATION", "LABEL_PROPAGATION", "LABEL_PROPAGATION", "LABEL_PROPAGATION", "LABEL_PROPAGATION", "LABEL_PROPAGATION", "LABEL_PROPAGATION", "LABEL_PROPAGATION", "LABEL_PROPAGATION", "LABEL_PROPAGATION", "LABEL_PROPAGATION", "LABEL_PROPAGATION", "LABEL_PROPAGATION", "LABEL_PROPAGATION", "LABEL_PROPAGATION", "LABEL_PROPAGATION", "LABEL_PROPAGATION", "LABEL_PROPAGATION", "LABEL_PROPAGATION", "LABEL_PROPAGATION", "LABEL_PROPAGATION", "LABEL_PROPAGATION", "LABEL_PROPAGATION", "LABEL_PROPAGATION", "LABEL_PROPAGATION", "LABEL_PROPAGATION", "LABEL_PROPAGATION", "LABEL_PROPAGATION", "LABEL_PROPAGATION", "LABEL_PROPAGATION", "LABEL_PROPAGATION", "LABEL_PROPAGATION", "LABEL_PROPAGATION", "LABEL_PROPAGATION", "LABEL_PROPAGATION", "LABEL_PROPAGATION"], "y": [0.941, 0.564, 0.8921, 0.838, 0.903, 0.885, 0.9461, 0.9231, 0.8561, 0.913, 0.871, 0.921, 0.93, 0.95, 0.94, 0.951, 0.863, 0.916, 0.963, 0.925, 0.7682, 0.853, 0.95, 0.974, 0.932, 0.9001, 0.923, 0.939, 0.8262, 0.796, 0.902, 0.907, 0.956, 0.839, 0.944, 0.9151, 0.8531, 0.948, 0.858, 0.859, 0.863, 0.9101, 0.9311, 0.8921, 0.899, 0.987, 0.825, 0.925, 0.892, 0.886, 0.8911, 0.902, 0.902, 0.9431, 0.9231, 0.8164, 0.975, 0.915, 0.867, 0.892, 0.939, 0.982, 0.953, 0.909, 0.857, 0.785, 0.868, 0.9221, 0.849, 0.894, 0.836, 0.845, 0.96, 0.9431, 0.9351, 0.853, 0.873, 0.892, 0.922, 0.961, 0.817, 0.875, 0.8956, 0.8956, 0.8956, 0.8956, 0.8956, 0.8956, 0.8956, 0.8956, 0.8956, 0.8956, 0.8956, 0.8956, 0.8956, 0.8956, 0.8956, 0.8956, 0.8956, 0.8956]}, {"fillcolor": "#FF97FF", "marker": {"color": "black"}, "name": "PARTIAL_SUPERVISED_CLASSIFIER", "type": "box", "x": ["PARTIAL_SUPERVISED_CLASSIFIER", "PARTIAL_SUPERVISED_CLASSIFIER", "PARTIAL_SUPERVISED_CLASSIFIER", "PARTIAL_SUPERVISED_CLASSIFIER", "PARTIAL_SUPERVISED_CLASSIFIER", "PARTIAL_SUPERVISED_CLASSIFIER", "PARTIAL_SUPERVISED_CLASSIFIER", "PARTIAL_SUPERVISED_CLASSIFIER", "PARTIAL_SUPERVISED_CLASSIFIER", "PARTIAL_SUPERVISED_CLASSIFIER", "PARTIAL_SUPERVISED_CLASSIFIER", "PARTIAL_SUPERVISED_CLASSIFIER", "PARTIAL_SUPERVISED_CLASSIFIER", "PARTIAL_SUPERVISED_CLASSIFIER", "PARTIAL_SUPERVISED_CLASSIFIER", "PARTIAL_SUPERVISED_CLASSIFIER", "PARTIAL_SUPERVISED_CLASSIFIER", "PARTIAL_SUPERVISED_CLASSIFIER", "PARTIAL_SUPERVISED_CLASSIFIER", "PARTIAL_SUPERVISED_CLASSIFIER", "PARTIAL_SUPERVISED_CLASSIFIER", "PARTIAL_SUPERVISED_CLASSIFIER", "PARTIAL_SUPERVISED_CLASSIFIER", "PARTIAL_SUPERVISED_CLASSIFIER", "PARTIAL_SUPERVISED_CLASSIFIER", "PARTIAL_SUPERVISED_CLASSIFIER", "PARTIAL_SUPERVISED_CLASSIFIER", "PARTIAL_SUPERVISED_CLASSIFIER", "PARTIAL_SUPERVISED_CLASSIFIER", "PARTIAL_SUPERVISED_CLASSIFIER", "PARTIAL_SUPERVISED_CLASSIFIER", "PARTIAL_SUPERVISED_CLASSIFIER", "PARTIAL_SUPERVISED_CLASSIFIER", "PARTIAL_SUPERVISED_CLASSIFIER", "PARTIAL_SUPERVISED_CLASSIFIER", "PARTIAL_SUPERVISED_CLASSIFIER", "PARTIAL_SUPERVISED_CLASSIFIER", "PARTIAL_SUPERVISED_CLASSIFIER", "PARTIAL_SUPERVISED_CLASSIFIER", "PARTIAL_SUPERVISED_CLASSIFIER", "PARTIAL_SUPERVISED_CLASSIFIER", "PARTIAL_SUPERVISED_CLASSIFIER", "PARTIAL_SUPERVISED_CLASSIFIER", "PARTIAL_SUPERVISED_CLASSIFIER", "PARTIAL_SUPERVISED_CLASSIFIER", "PARTIAL_SUPERVISED_CLASSIFIER", "PARTIAL_SUPERVISED_CLASSIFIER", "PARTIAL_SUPERVISED_CLASSIFIER", "PARTIAL_SUPERVISED_CLASSIFIER", "PARTIAL_SUPERVISED_CLASSIFIER", "PARTIAL_SUPERVISED_CLASSIFIER", "PARTIAL_SUPERVISED_CLASSIFIER", "PARTIAL_SUPERVISED_CLASSIFIER", "PARTIAL_SUPERVISED_CLASSIFIER", "PARTIAL_SUPERVISED_CLASSIFIER", "PARTIAL_SUPERVISED_CLASSIFIER", "PARTIAL_SUPERVISED_CLASSIFIER", "PARTIAL_SUPERVISED_CLASSIFIER", "PARTIAL_SUPERVISED_CLASSIFIER", "PARTIAL_SUPERVISED_CLASSIFIER", "PARTIAL_SUPERVISED_CLASSIFIER", "PARTIAL_SUPERVISED_CLASSIFIER", "PARTIAL_SUPERVISED_CLASSIFIER", "PARTIAL_SUPERVISED_CLASSIFIER", "PARTIAL_SUPERVISED_CLASSIFIER", "PARTIAL_SUPERVISED_CLASSIFIER", "PARTIAL_SUPERVISED_CLASSIFIER", "PARTIAL_SUPERVISED_CLASSIFIER", "PARTIAL_SUPERVISED_CLASSIFIER", "PARTIAL_SUPERVISED_CLASSIFIER", "PARTIAL_SUPERVISED_CLASSIFIER", "PARTIAL_SUPERVISED_CLASSIFIER", "PARTIAL_SUPERVISED_CLASSIFIER", "PARTIAL_SUPERVISED_CLASSIFIER", "PARTIAL_SUPERVISED_CLASSIFIER", "PARTIAL_SUPERVISED_CLASSIFIER", "PARTIAL_SUPERVISED_CLASSIFIER", "PARTIAL_SUPERVISED_CLASSIFIER", "PARTIAL_SUPERVISED_CLASSIFIER", "PARTIAL_SUPERVISED_CLASSIFIER", "PARTIAL_SUPERVISED_CLASSIFIER", "PARTIAL_SUPERVISED_CLASSIFIER", "PARTIAL_SUPERVISED_CLASSIFIER", "PARTIAL_SUPERVISED_CLASSIFIER", "PARTIAL_SUPERVISED_CLASSIFIER", "PARTIAL_SUPERVISED_CLASSIFIER", "PARTIAL_SUPERVISED_CLASSIFIER", "PARTIAL_SUPERVISED_CLASSIFIER", "PARTIAL_SUPERVISED_CLASSIFIER", "PARTIAL_SUPERVISED_CLASSIFIER", "PARTIAL_SUPERVISED_CLASSIFIER", "PARTIAL_SUPERVISED_CLASSIFIER", "PARTIAL_SUPERVISED_CLASSIFIER", "PARTIAL_SUPERVISED_CLASSIFIER", "PARTIAL_SUPERVISED_CLASSIFIER", "PARTIAL_SUPERVISED_CLASSIFIER", "PARTIAL_SUPERVISED_CLASSIFIER", "PARTIAL_SUPERVISED_CLASSIFIER", "PARTIAL_SUPERVISED_CLASSIFIER", "PARTIAL_SUPERVISED_CLASSIFIER"], "y": [0.939, 0.885, 0.8611, 0.887, 0.935, 0.858, 0.8941, 0.9321, 0.7812, 0.773, 0.872, 0.874, 0.971, 0.9401, 0.904, 0.948, 0.804, 0.906, 0.918, 0.725, 0.8561, 0.853, 0.903, 0.954, 0.91, 0.8721, 0.936, 0.918, 0.8651, 0.896, 0.882, 0.899, 0.906, 0.913, 0.944, 0.8811, 0.7832, 0.889, 0.924, 0.881, 0.906, 0.9191, 0.8781, 0.8561, 0.813, 0.93, 0.863, 0.942, 0.903, 0.943, 0.9231, 0.743, 0.898, 0.9251, 0.8901, 0.9311, 0.841, 0.963, 0.782, 0.887, 0.9, 0.952, 0.9441, 0.942, 0.86, 0.883, 0.877, 0.8981, 0.841, 0.872, 0.87, 0.85, 0.951, 0.975, 0.9181, 0.862, 0.879, 0.923, 0.926, 0.895, 0.83, 0.924, 0.823, 0.953, 0.908, 0.9311, 0.92, 0.933, 0.784, 0.831, 0.948, 0.875, 0.88, 0.8422, 0.9161, 0.8184, 0.826, 0.89, 0.9221, 0.935]}], "layout": {"showlegend": false, "xaxis": {"showticklabels": false}, "yaxis": {"title": {"text": "Accuracy"}}}}
